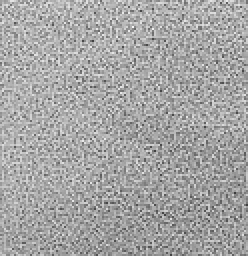
%> input picture shockbg.tif, 124 x 128 px, shrunk from 1014 x 1044 before the run (shown 2 times larger); the run also reads 1 picture not shown here
$ octave main.m   (GNU Octave 9; MATLAB toolbox functions it lacks are replaced by stand-ins)
%> lines starting %> are read from the running program, lines starting %| are printed output that depends on the picture; in (x1, y1, x2, y2) boxes, pixels count from 0 and x2, y2 are one past the last pixel; in counts of white or black regions, pixels touching at a corner belong together; the program's own positions count from 1
%> further down, I1 is the input picture: size 128x124 uint8; min 60, max 248, mean 165.5
%|    128   124
%| uint8
### cc_main.m
%This function implements cross-correlation algorithm for coarse
%displacement field

function[ux_cc,uy_cc]= cc_main(I1, I2)
wS     = 16;                    % Window size
sS     = 32;                    % Search size
intfac = 5;                     %this is the interpolation factor
th = 5;
[ry cx] = size(I1);
rect = [1 1 size(I2,2) size(I2,1)];                                     % here we have set the region of interest to the entire region, here 1, 1  sets the coordinate of the top left corner of the image

nR_I = size(I1,1);                                                     % Number of rows in initial image
nC_I = size(I1,2);                                                     % Number of cols in initial image


wS2 = floor(wS/2);                                                    % Half of window size
sS2 = floor(sS/2);                                                    % Half of search size

%overlap of half of the window size is define basically 16:16:(500-8)=492

wIndR = (wS:wS:(nR_I-wS2))';                                  % Window center locations for each row
wIndC = (wS:wS:(nC_I-wS2))';                                  % Window center locations for each column
numR  = length(wIndR);                                                      % Number of rows length returns the size of array
numC  = length(wIndC);                                                      % Number of columns returns the length of array


cPeak   = zeros(numR,numC);                                               % Initialize colPeak first initialized as zero
rPeak   = zeros(numR,numC);                                               % Initialize rowPeak the same
colOffset = zeros(numR,numC);                                               % Initialize colOffset the same
rowOffset = zeros(numR,numC);                                               % Initialize rowOffset the same


for i = 1:1:numR                                                            % Loop over all image rows
    for j = 1:1:numC                                                        % Loop over all image columns

        % Get window centers
        rCenter = wIndR(i);                                               % Window row center
        cCenter = wIndC(j);                                               % Window column center


        cropI1 = [cCenter-wS2, rCenter-wS2, wS, wS];        % Define cropping rectangle for image 1
        I1_Sub = imcrop(I1,cropI1);                                         % Crop image 1 (template)
        I1_Sub_transposed =  I1_Sub';
        % Crop the template to SEARCH size
        % - [col start, row start, col nums, row nums]
        cropI2 = [cCenter-sS2, rCenter-sS2, sS, sS];        % Define cropping rectangle for image 2
        I2_Sub = imcrop(I2,cropI2);                                         % Crop image 2 (comparison)
        I2_Sub_transposed =  I2_Sub';


        %here the cropI1 is the smaller image in size and this is then
        %moved along the cropI2 to get correlation. Crop I1 is 17x17 while
        % CropI2 is 33x33 because we started at (1,1)

% if part is not very necessary only kept as a caution

 if (all(I1_Sub == I1_Sub(1,1)))                                     % If "window" array values are all the same
            rowP = 0;                                                       % No row offset
            colP = 0;                                                       % No column offset
            dx   = 0;
            dy   = 0;
        else
            % Compute normalized cross-correlation
            c = normxcorr2(I1_Sub,I2_Sub);                                  % Normalized cross correlation between the two cropped images 'c' gives us an array of values obtained by the correlation and the maximum is our actual coordinate
%             c = fftshift(fftshift(real(ifft2(conj(fft2(I1_sub).*fft2(I2_sub))), 1), 2);
            [cR,cC] = size(c);                                              % cR no. of row in correlation map and cC no. of colmn in correlation map

            % Find the peak indices of the cross-correlation map
            [rowP,colP] = find(c == max(c(:)));                             % the value of location of Maximum of cross-correlation map is stored in the rowP and colP
        	rowP = rowP(1);                                                 % row where maximum occured
            colP = colP(1);                                                 % column where the maximum occured


            %this is done simply so that array doesn't become out of bound
            % basically saying if the peak ours at first index take next
            % index and if the peak occurs at the last index take the
            % penultimate index


                if (rowP == 1)  rowP = rowP + 1; end
                if (rowP == cR) rowP = rowP - 1; end
                if (colP == 1)  colP = colP + 1; end
                if (colP == cC) colP = colP - 1; end

% gaussian sub pixel interpolation

                dx   = (log(c(rowP-1,colP)) - log(c(rowP+1,colP)))/(2*log(c(rowP-1,colP)) - 4*log(c(rowP,colP)) + 2*log(c(rowP+1,colP)));
                dy   = (log(c(rowP,colP-1)) - log(c(rowP,colP+1)))/(2*log(c(rowP,colP-1)) - 4*log(c(rowP,colP)) + 2*log(c(rowP,colP+1)));

 % Set the col and row peak values from max of cross-correlation
        cPeak(i,j) = colP + dy;                                           % Column peak location (X)
        rPeak(i,j) = rowP + dx;                                           % Row peak location (Y)

        % Find the pixel offsets for X and Y directions- done to convert the
        % location from local to global.

        colOffset(i,j) = cPeak(i,j) - wS2 - sS2 - 1;                % Actual column pixel shift
        rowOffset(i,j) = rPeak(i,j) - wS2 - sS2 - 1;                % Actual row pixel shift


end
    end
end
%> after the loop, cC = 45; cR = 49; colP = 25; rowP = 25


% Meshgrid
[RR,CC] = meshgrid(wIndR,wIndC);
RR      = RR';
CC      = CC';
quivX   = CC;
quivY   = RR;
quivU   = colOffset;
quivV   = rowOffset;
quivVel = sqrt(quivU.^2 + quivV.^2);

quivU(:,1) = quivU(:,1) + 1;                                                % adds 1 to each element of first column
quivV(1,:) = quivV(1,:) + 1;                                                % adds 1 to each element to first row of matrix both done because of coordinate starts from 1,1


XX     = quivX - min(min(quivX));
scaleX = rect(3)/max(max(XX));
XX     = XX*scaleX + rect(1);
YY     = quivY - min(min(quivY));
scaleY = rect(4)/max(max(YY));
YY     = YY*scaleY + rect(2);
quivU   = real(quivU);
%> quivU = [-0.184 0.0452 0.0341 0.0271 -0.216 -0.0714 0.0831; -0.00853 0.0474 0.0693 0.077 0.0322 -0.19 0.0689; -0.00756 -0.0204 -0.0263 0.0828 0.0494 -0.139 -0.117; -0.131 0.0198 0.108 0.0852 -0.0134 0.172 -0.0497; -0.235 0.082 0.101 -0.0576 -0.0543 -0.0444 0.0353; 0.0809 -0.0597 0.0685 -0.0771 -0.147 -0.118 -0.109; 0.0726 -0.00891 0.105 -0.0285 -0.118 0.0453 0.0195]
quivV   = real(quivV);
%> quivV = [0.173 -0.165 0.0153 -0.134 0.0603 0.132 0.0441; 0.0241 -0.0901 0.0252 0.121 -0.149 0.101 0.028; -0.141 0.0782 0.0444 0.0301 -0.176 0.0661 0.0874; -0.0944 -0.145 0.0907 -0.204 -0.197 -0.221 -0.147; -0.0704 0.0545 -0.065 -0.0904 0.0483 -0.117 -0.216; -0.104 0.0232 -0.0949 0.057 -0.167 0.185 -0.185; 0.109 -0.044 0.0899 0.0365 0.0454 0.07 -0.0548]

    XXPlot = real(XX);
    YYPlot = real(YY);
    ZZPlot = real(quivVel);
%> ZZPlot = [1.44 1.16 0.951 1.13 0.959 0.844 0.922; 1.01 0.0317 0.0734 0.143 0.147 0.0137 0.0741; 1.01 0.0157 0.0472 0.0523 0.169 0.139 0.132; 1.11 0.143 0.141 0.183 0.156 0.221 0.15; 1.22 0.0983 0.019 0.104 0.0416 0.119 0.212; 0.925 0.0567 0.0809 0.0872 0.222 0.0511 0.205; 0.928 0.0354 0.138 0.0194 0.106 0.0634 0.0521]

    quivU(abs(quivU) > th) = nan;
quivV(abs(quivV) > th) = nan;
quivVel = sqrt(quivU.^2 + quivV.^2);
%> quivVel = [0.253 0.171 0.0374 0.137 0.224 0.15 0.0941; 0.0255 0.102 0.0738 0.143 0.152 0.216 0.0743; 0.141 0.0808 0.0516 0.0881 0.183 0.153 0.146; 0.161 0.147 0.141 0.221 0.198 0.28 0.155; 0.245 0.0985 0.12 0.107 0.0727 0.125 0.219; 0.132 0.0641 0.117 0.0959 0.222 0.22 0.214; 0.131 0.0449 0.138 0.0463 0.127 0.0834 0.0582]

numXXInterp = intfac*size(XX,2);
    numYYInterp = intfac*size(YY,1);
    XSmooth = linspace(min(XX(1,:)),max(XX(1,:)),numXXInterp);
    YSmooth = linspace(min(YY(:,1)),max(YY(:,1)),numYYInterp);


%

[XXPlot,YYPlot] = meshgrid(XSmooth,YSmooth);
    ZZPlot = interp2(XX,YY,quivVel,XXPlot,YYPlot, 'cubic');

%% interpolation for converting the final values to the image size

quivX1 = quivX;
[xX, yX] = meshgrid(1:size(quivX1, 2), 1:size(quivX1, 1)); %orginal elements

[xq, yq] = meshgrid(linspace(1, size(quivX1, 2), cx), linspace(1, size(quivX1, 1), ry)); %final coordinates
quivXf = interp2(xX, yX, quivX1, xq, yq, 'cubic'); %interpolation scheme

quivY1= quivY;
[xY, yY] = meshgrid(1:size(quivY1, 2), 1:size(quivY1, 1));
[xqY, yqY] = meshgrid(linspace(1, size(quivY1, 2), cx), linspace(1, size(quivY1, 1), ry));
quivYf = interp2(xY, yY, quivY1, xqY, yqY, 'cubic');

quivU1 = quivU;
%> quivU1 has the same summary as quivU

[xU, yU] = meshgrid(1:size(quivU1, 2), 1:size(quivU1, 1));
[xqU, yqU] = meshgrid(linspace(1, size(quivU1, 2), cx), linspace(1, size(quivU1, 1), ry));
quivUf = interp2(xU, yU, quivU1, xqU, yqU, 'cubic');
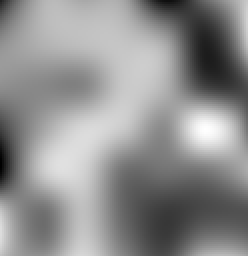
%> quivUf: size 128x124 double (shown 2 times larger); min -0.242, max 0.173, mean -0.00853; drawn with min black and max white

quivV1 = quivV;
%> quivV1 has the same summary as quivV

[xV, yV] = meshgrid(1:size(quivV1, 2), 1:size(quivV1, 1));
[xqV, yqV] = meshgrid(linspace(1, size(quivV1, 2), cx), linspace(1, size(quivV1, 1), ry));
quivVf = interp2(xV, yV, quivV1, xqV, yqV, 'cubic');
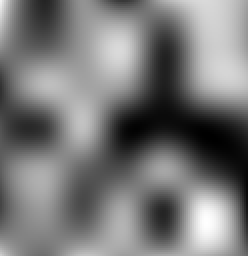
%> quivVf: size 128x124 double (shown 2 times larger); min -0.228, max 0.195, mean -0.0278; drawn with min black and max white


quivVel1 = quivVel;
%> quivVel1 has the same summary as quivVel
[xVel, yVel] = meshgrid(1:size(quivVel1, 2), 1:size(quivVel1, 1));
[xqVel, yqVel] = meshgrid(linspace(1, size(quivVel1, 2), cx), linspace(1, size(quivVel1, 1), ry));
quivVelf = interp2(xVel, yVel, quivVel1, xqVel, yqVel, 'cubic');

% [13 lines of commented-out code are left out]

ux_cc=quivUf;
uy_cc=quivVf;


%% shifting the original background image for further processing
  [Im1_shift_FD]=image_shifting_fd(quivUf,quivVf,I1,I2);
% %
    [Im1_shift_bil]=image_shifting_bilinear(quivUf,quivVf,I1,I2);
% % %
     outputFilenamebi = 'image_with_bilinear.tif';
         outputFilenameFD = 'image_with_FD.tif';
% %
    imwrite(Im1_shift_bil, outputFilenamebi);
            imwrite(Im1_shift_FD, outputFilenameFD);

%% outputs

end

### image_shifting_fd.m
function [Im1_shift_FD]=image_shifting_fd(ux,uy,I1,I2)


Im1=double(I1);
Im2=double(I2);
uxI=double(ux);
uyI=double(uy);

[m0,n0]=size(ux);
[m1,n1]=size(Im1);
% generate a shifted image from Im1 based on the velocity field that is
% rounded

%this loop is used for shifting image 2 towards the image one. Im1_shift0
%is after all I2 and Im1 is I1
Im1_shift0=Im2;
for i=1:m1
    for j=1:n1
        i_shift=i+round(uyI(i,j));
        j_shift=j+round(uxI(i,j));
        if (i_shift<=m1) && (i_shift >=1) && (j_shift<=n1) && (j_shift>=1)
            Im1_shift0(i_shift,j_shift)=Im1(i,j);
        else
            Im1_shift0(i,j)=Im1(i,j);
        end
    end
end


Im3=Im1_shift0; %is I2
Im1_shift1=Im3;
duxI=uxI-round(uxI); %sub pixels values
duyI=uyI-round(uyI); %sub pixel values

mask_size=10;
std=0.6*mask_size;
H1=fspecial('gaussian',mask_size,std);
duxI=imfilter(duxI,H1);
duyI=imfilter(duyI,H1);


for i=1:(m1-1)
    for j=1:(n1-1)
          gradx(i,j)=(Im3(i,j+1)*duxI(i,j+1)-Im3(i,j)*duxI(i,j));
          grady(i,j)=(Im3(i+1,j)*duyI(i+1,j)-Im3(i,j)*duyI(i,j));
          Im1_shift1(i,j)=Im3(i,j)-(gradx(i,j)+grady(i,j));
    end
end
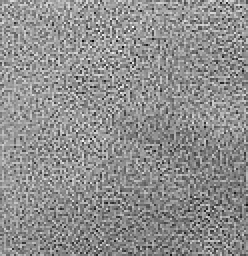
%> Im1_shift1: size 128x124 double (shown 2 times larger); min 49.65, max 256.1, mean 165.4; drawn with min black and max white
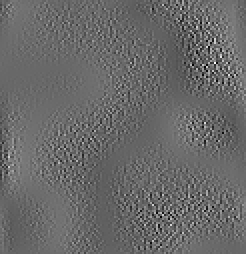
%> gradx: size 127x123 double (shown 2 times larger); min -16.53, max 23.53, mean 0; drawn with min black and max white
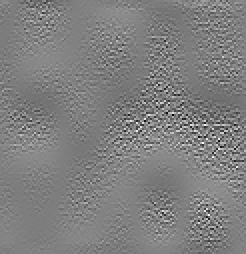
%> grady: size 127x123 double (shown 2 times larger); min -24.08, max 23.99, mean 0; drawn with min black and max white


Im1_shift_FD=uint8(Im1_shift1);

### image_shifting_bilinear.m
function [Im1_shift_bil]=image_shifting_bilinear(ux,uy,I1,I2)


I1=double(I1);
I2=double(I2);
ux=double(ux);
uy=double(uy);


[m0,n0]=size(ux);
[m1,n1]=size(I2);


xB = ux;
yB = uy;

Im1_shift0=I2;%this us basically storing origial image
for i=1:m1
    for j=1:n1
        i_shift=i+round(yB(i,j));
        j_shift=j+round(xB(i,j));
        if (i_shift<=m1) && (i_shift >=1) && (j_shift<=n1) && (j_shift>=1)
            Im1_shift0(i_shift,j_shift)=I1(i,j);
        else
            Im1_shift0(i,j)=I1(i,j);
        end
    end
end
Im3=Im1_shift0; %is I2 gone to I1
Im1_shift1=Im3;
ex=xB-round(xB); %error in x
ey=yB-round(yB); %error in y

mask_size=10;
std=0.6*mask_size; %the standard deviation has to be found using hit and trial
H1=fspecial('gaussian',mask_size,std);
ex=imfilter(ex,H1);
ey=imfilter(ey,H1);


for i=1:(m1-1) %goes upto 1 less size of the image because we see that dx and dy =1 are being added in not arrayout of bound
    for j=1:(n1-1)
 N0 = (1-ex(i))*(1-ey(j));
 N1 = (1-ex(i))*ey(j);
 N2 = ex(i)*(1-ey(j));
 N3  =ex(i)*ey(j);

  Im1_shift1(i,j) = N0*Im1_shift0(i,j)+N1*Im1_shift0(i,j+1)+N2*Im1_shift0(i+1,j)+N3*Im1_shift0(i+1,j+1);

    end
end

Im1_shift_bil=uint8(Im1_shift1);

### opticalflow_main.m
%%This code is the implementation of Horn-Schunck based optical flow algorithm for BOS

function [ux_of,uy_of] = opticalflow_main(Im1,Im2)

% For Image Pre-Processing

% For local illumination intensity adjustment
size_average=13; % in pixels

% Gausian filter size for removing random noise in images
size_filter=10; % in pixels

% correction of the global and local intensity change in images
I1=Im1;
I2=Im2;
[m1,n1]=size(I1);
window_shifting=[1;n1;1;m1]; % [x1,x2,y1,y2] defines a rectangular window for global correction
[I1,I2]=illumination_correction(I1,I2,window_shifting,size_average);

%filtering to reduce random noise and downsampling images if displacements are large
%  [I1,I2] = filtering(I1,I2,scale_im,size_filter);


%% optical flow calculation for a refined field

[ux,uy,ux_horn,uy_horn,error1]=opticalflow(I1,I2);
ux_of=ux;
uy_of=uy;

end

### illumination_correction.m
function [I1,I2] = illumination_correction(Im1,Im2,window_shifting,size_average)
%> called with window_shifting = [1; 124; 1; 128], size_average = 13


Im1=double(Im1);
Im2=double(Im2);

I1=Im1;
I2=Im2;

% adjusting the overall illumination change
x3=window_shifting(1);
x4=window_shifting(2);
y3=window_shifting(3);
y4=window_shifting(4);

I1_mean=mean(mean(I1(y3:y4,x3:x4)));
%> I1_mean = 165.4
I2_mean=mean(mean(I2(y3:y4,x3:x4)));
%> I2_mean = 165.8
R12=I1_mean/I2_mean;
%> R12 = 0.998
I2=R12*I2;
%> I2: size 128x124 double


% normalize the intensity for I2 to eliminate the local change of illumination light
if size_average>0
    N=size_average;
    %N=30; % size for averaging
    h=ones(N,N)/(N*N);
    I12F=filter2(h,I1)-filter2(h,I2);
    I2=I2+I12F;
elseif size_average==0
    I2=I2;
end


### opticalflow.m
function [ux,uy,ux_horn,uy_horn,error1]=opticalflow(I1,I2)
%% Horn's solution as an initial approximation of u and v

%coefficient matrices for finite difference scheme
D1 = [0, 0, 0; 0,-1,-1;0,1,1]/2; %1st order
F1 = [0, 0, 0; 0,1,1;0,1,1]/4; %2nd order

%applying convolution using coefficient matrices
Ix = imfilter((I1+I2)/2, D1, 'symmetric',  'same');
Iy = imfilter((I1+I2)/2, D1', 'symmetric',  'same');
It = imfilter(I2-I1, F1, 'symmetric',  'same');

%iteration parameters
maxiter_horn=500;
tol_horn = 10^(-12);


[u,v] = hs_estimation(Ix, Iy, It, tol_horn, maxiter_horn);
ux_horn = v;
uy_horn = u;


%% new approximation of u and v using physics developed by liu-shen for optical flow

Dm=0*10^(-3);
h=1; %step size

%using central diffference formula for calculating laplacian
H = [1, 1, 1; 1,0,1;1,1,1]; %coefficient matrix
gradu = -u.*imfilter(ones(size(u)), H/(h*h), 'same') + imfilter(u, H/(h*h), 'same');
f=Dm*gradu;

%iteration parameters
maxiter=100;
tol = 10^(-8);

dx=1;
dt=1; % unit time


[u,v,error1] = liu_shen_estimator(I1, I2, f, dx, dt, tol, maxiter, uy_horn, ux_horn);

ux=v;
uy=u;

end

### hs_estimation.m
function [u, v] = hs_estimation(Ix, Iy, It, tol, maxnum)
%> called with tol = 1e-12, maxnum = 500
    % Ix,Iy,It: represent the spatial and temporal derivatives of intensity
    lambda_horn = 20; %regularization parameter
    [r, c] = size(Ix);

    % Defining the boundary condition matrix
    chorizontal = [3, ones(1, c-2)*8, 3];
    cvertical = [3; ones(r-2,1)*8; 3];
    cmtx = 8 * ones(r,c);
    cmtx(1,:) = chorizontal;
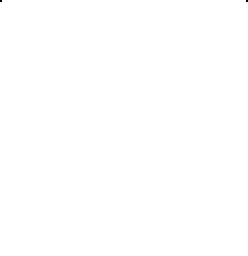
%> cmtx: size 128x124 double (shown 2 times larger); values 3 (black) and 8 (white), 100% white; black in thin lines or dots, all inside (x1, y1, x2, y2) = (0, 0, 124, 1)
    cmtx(r,:) = chorizontal;
%> cmtx: size 128x124 double; values 3 (black) and 8 (white), 100% white; black in thin lines or dots
    cmtx(:,1) = cvertical;
    cmtx(:,c) = cvertical;

    % Computing the elements needed for the update
    denominator = cmtx .* (Ix.^2 + Iy.^2) + lambda_horn * cmtx.^2;
    uv = (Ix .* Iy) ./ denominator;
    u1 = (Iy.^2 + lambda_horn * cmtx) ./ denominator;
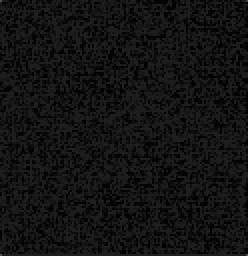
%> u1: size 128x124 double (shown 2 times larger); min 0.00167, max 0.333, mean 0.0757
    u2 = (Ix .* It) ./ denominator;
    v1 = (Ix.^2 + lambda_horn * cmtx) ./ denominator;
%> (the rest of the program and of its run is left out)
